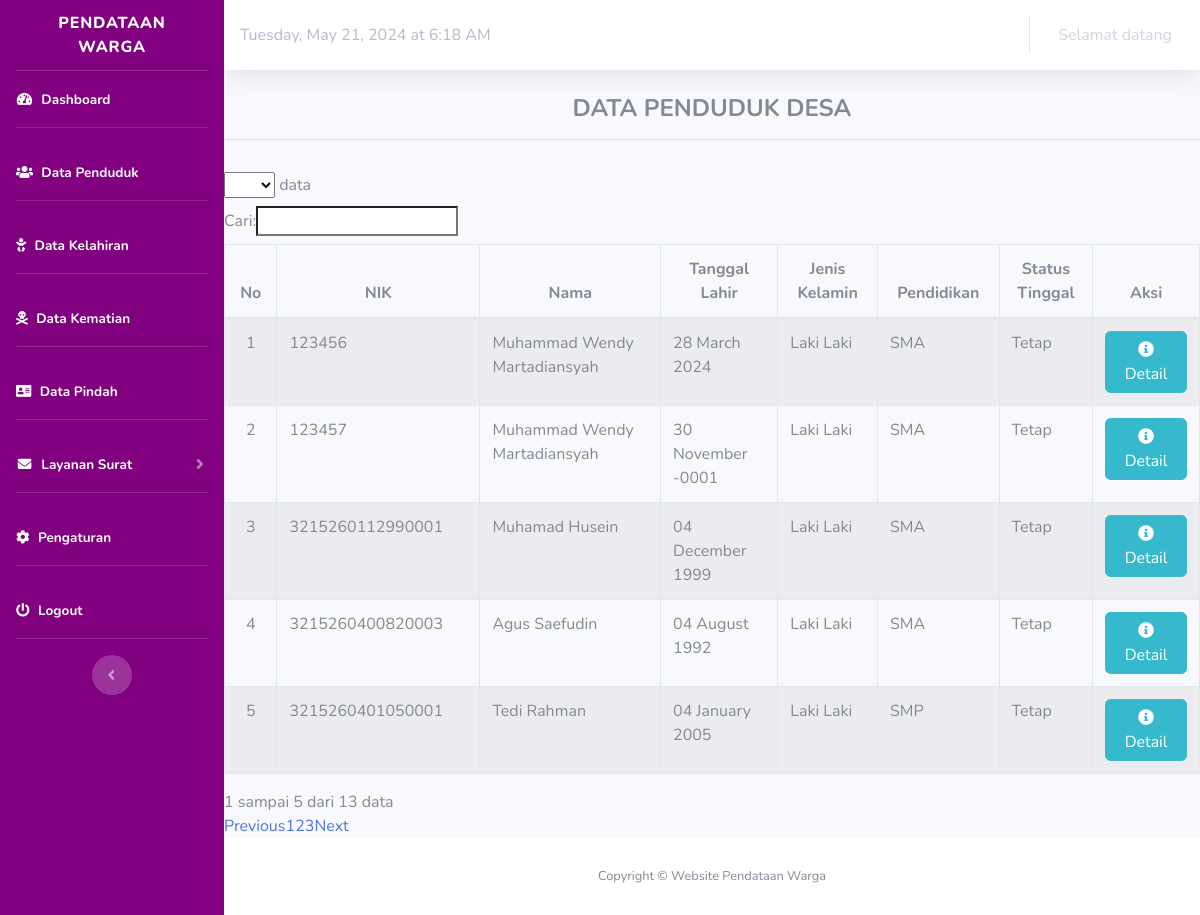
Page /index.php/penduduk/tampil_penduduk on the committed database.
### tables this page shows
CREATE TABLE `penduduk` (
  `nik` bigint(16) NOT NULL,
  `no_kk` bigint(16) NOT NULL,
  `nama` varchar(50) NOT NULL,
  `tempat_lahir` varchar(20) NOT NULL,
  `tanggal_lahir` date NOT NULL,
  `jenis_kelamin` varchar(20) NOT NULL,
  `alamat` varchar(100) NOT NULL,
  `rt` varchar(5) NOT NULL,
  `rw` varchar(50) NOT NULL,
  `agama` varchar(20) NOT NULL,
  `status_perkawinan` varchar(20) NOT NULL,
  `pendidikan` varchar(50) NOT NULL,
  `pekerjaan` varchar(20) NOT NULL,
  `status` varchar(50) NOT NULL,
  `golongan_darah` varchar(20) NOT NULL,
  `kewarganegaraan` varchar(20) NOT NULL
);

### application/controllers/Penduduk.php (called while the page is built, shortened)
<?php
class Penduduk extends CI_Controller
{
    public function __construct()
    {
        $this->load->model('m_penduduk');
    }
    public function tampil_penduduk()
    {
        $data['title'] = "Data Penduduk - Desa Serpong";
        $data['penduduk'] = $this->m_penduduk->tampil();
        $this->load->view('template/header', $data);
        $this->load->view('template/sidebar');
        $this->load->view('template/topbar');
        $this->load->view('penduduk/tampil_penduduk2');
        $this->load->view('template/footer');
    }
}

### index.php (called while the page is built, shortened)
<?php
require_once BASEPATH.'core/CodeIgniter.php';

### application/models/m_penduduk.php (called while the page is built, shortened)
<?php
class M_penduduk extends CI_Model
{
    public function tampil()
    {
        return $this->db->get('penduduk')->result();
    }
}

### application/views/penduduk/tampil_penduduk2.php (the view, shortened to what this page needs)
<div class="content-wrapper">
  <section class="content">
    <div class="box box-info">
      <div class="box-header">
        <h4 style="text-align:center"><b>DATA PENDUDUK DESA</b></h4><hr>
      </div>
      <div class="box-body table-responsive">
      <table id="data" class="table table-striped table-bordered" cellspacing="0"  width="100%" >
        <thead>
          <tr class="active">
            <th style="text-align:center">No</th>
            <th style="text-align:center">NIK</th>
            <th style="text-align:center">Nama</th>
            <th style="text-align:center">Tanggal Lahir</th>
            <th style="text-align:center">Jenis Kelamin</th>
            <th style="text-align:center">Pendidikan</th>
            <th style="text-align:center">Status Tinggal</th>
            <th style="text-align:center">Aksi</th>
          </tr>
      </thead>
      <tbody>
        <?php
$no = 1;
foreach ($penduduk as $penduduk) {
	?>
         <tr>
          <td style="text-align:center"><?php echo $no; ?></td>
          <td><?php echo $penduduk->nik; ?></td>
          <td><?php echo $penduduk->nama; ?></td>
          <td><?=date('d F Y', strtotime($penduduk->tanggal_lahir));?></td>
          <td><?php echo $penduduk->jenis_kelamin; ?></td>
          <td><?php echo $penduduk->pendidikan; ?></td>
          <td><?php echo $penduduk->status; ?></td>
          <td style="text-align:center">
            <a href="<?php echo base_url('penduduk/detail/' . $penduduk->nik); ?>" class="btn btn-info btn-xs"><i class="fa fa-info-circle"></i> Detail</a>
          </tr>
        <?php
$no++;
}
?>
    </tbody>
  </table>
</div>
</section>
</div>

### rows in the picture
penduduk: nik "123456", nama "Muhammad Wendy Martadiansyah", tanggal_lahir "28 March 2024", jenis_kelamin "Laki Laki", pendidikan "SMA", status "Tetap"
penduduk: nik "123457", nama "Muhammad Wendy Martadiansyah", tanggal_lahir "30 November -0001", jenis_kelamin "Laki Laki", pendidikan "SMA", status "Tetap"
penduduk: nik "3215260112990001", nama "Muhamad Husein", tanggal_lahir "04 December 1999", jenis_kelamin "Laki Laki", pendidikan "SMA", status "Tetap"
penduduk: nik "3215260400820003", nama "Agus Saefudin", tanggal_lahir "04 August 1992", jenis_kelamin "Laki Laki", pendidikan "SMA", status "Tetap"
penduduk: nik "3215260401050001", nama "Tedi Rahman", tanggal_lahir "04 January 2005", jenis_kelamin "Laki Laki", pendidikan "SMP", status "Tetap"
